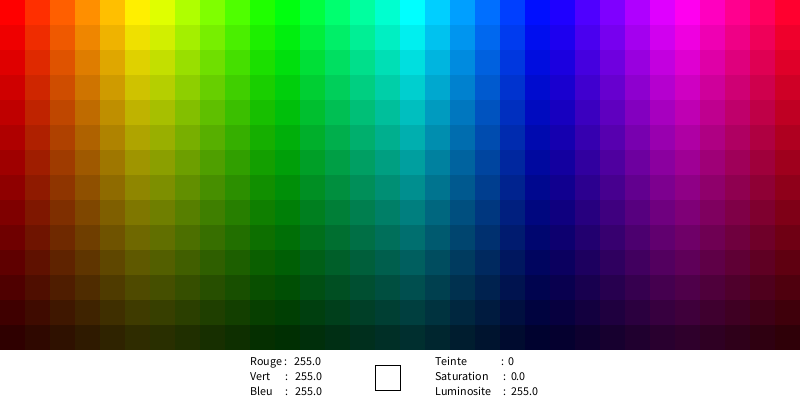
Frame 1 (no input)
Frame 60 (the mouse pressed at the canvas centre just before this capture): identical to frame 1, image omitted
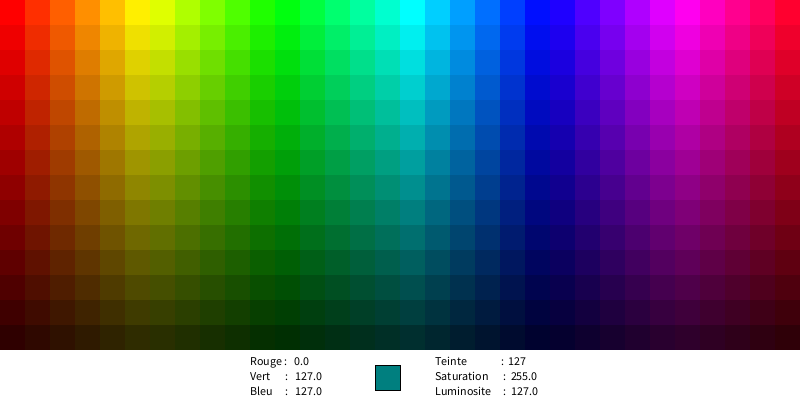
Frame 120 (the mouse held since frame 60 and released just before this capture)

The Processing sketch that drew these frames (run headless with seeded random() and noise(); from frame 60 on, the mouse is pressed at the canvas centre):

// Processing sketch: processing_180909
// ── processing_180909.pde

int stepX=25;
int stepY=25;

color c = color(255);

void setup(){
  size(800, 400);
  background(255);
  background(255);
}

void draw(){
   
  background(255);
  pushStyle();
  noStroke();
  colorMode(HSB, width, 100, height);

 
  for (int gridY=0; gridY<height-50; gridY+=stepY){
    for (int gridX=0; gridX<width; gridX+=stepX){
      fill(gridX, 100,height-gridY);
      rect(gridX, gridY, stepX, stepY);
    }
  }
  popStyle();
  
  colorMode(RGB);
  loadPixels();
  if (mousePressed){
   c = pixels[mouseY*width+mouseX];
  }
  
  pushStyle();
  stroke(0);
  fill(c);
  rect(width/2 - stepX, height-35,25,25);
  popStyle();
  
  fill(0);
  text("Rouge :   "+red(c), 250, height-35);
  text("Vert      :   "+ green(c), 250, height-20);
  text("Bleu     :   "+ blue(c), 250, height-5);
  
  
  text("Teinte              :  "+ int(hue(c)) , width/2 + 35, height-35);
  text("Saturation      :  "+ saturation(c), width/2 + 35, height-20);
  text("Luminosite     :  "+ brightness(c), width/2 + 35, height-5);
  

  
}
